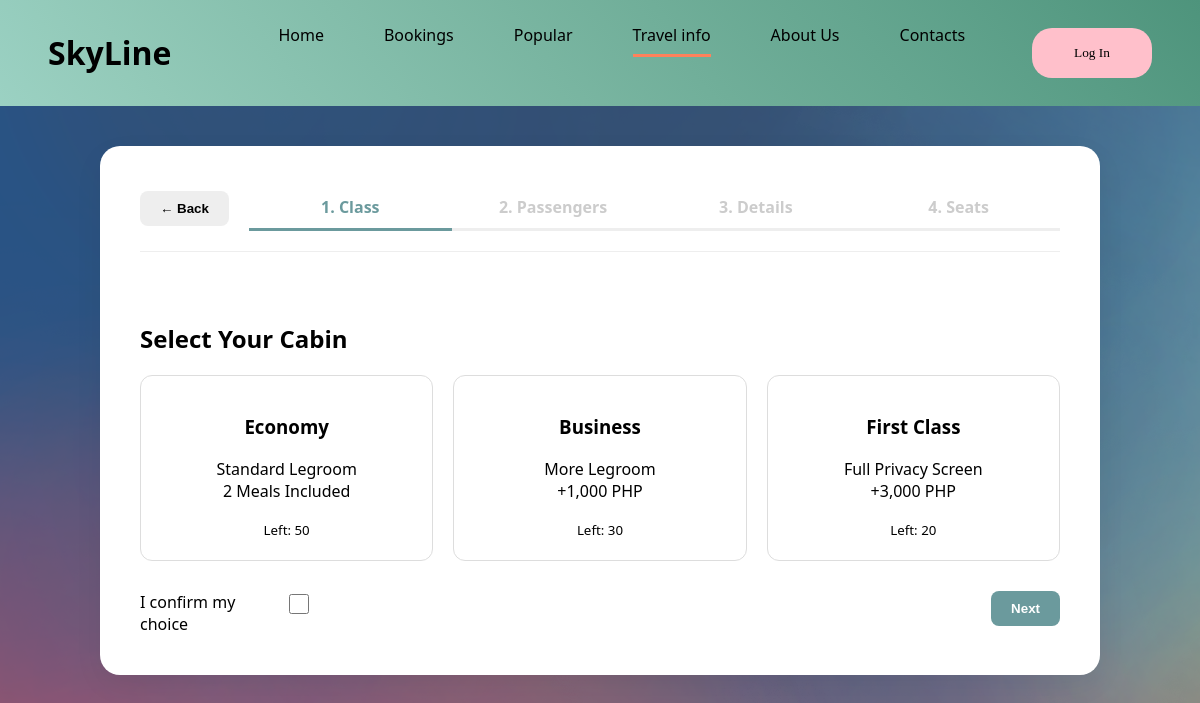
Page /book_flight/6 on the committed database.
### app.py (models this page shows)
class Flight(db.Model):
    id = db.Column(db.Integer, primary_key=True)
    from_country = db.Column(db.String(50), nullable=False)
    from_city = db.Column(db.String(50), nullable=False)
    to_country = db.Column(db.String(50), nullable=False)
    to_city = db.Column(db.String(50), nullable=False)
    dep_date = db.Column(db.String(20), nullable=False)
    dep_time = db.Column(db.String(20), nullable=False)
    ret_date = db.Column(db.String(20), nullable=False)
    ret_time = db.Column(db.String(20), nullable=False)
    duration = db.Column(db.String(20), nullable=False)
    tickets_economy = db.Column(db.Integer)
    tickets_business = db.Column(db.Integer)
    tickets_first = db.Column(db.Integer)
    price = db.Column(db.Float, nullable=False)
    promo_code = db.Column(db.String(50), nullable=False)
    trip_type=db.Column(db.String(50), nullable=False)

### app.py (the view)
@app.route('/book_flight/<int:flight_id>')
def book_flight(flight_id):
    flight = Flight.query.get_or_404(flight_id) #
    return render_template('checkout.html', flight=flight, calc_arrival=calculate_arrival)

### app.py (called while the page is built)
@app.after_request
def add_header(response):
    response.headers["Cache-Control"] = "no-cache, no-store, must-revalidate"
    response.headers["Pragma"] = "no-cache"
    response.headers["Expires"] = "0"
    return response

### templates/checkout.html (shortened to what this page needs)
<!DOCTYPE html>
<html lang="en">
<head>
    <link rel="stylesheet" href="{{ url_for('static', filename='style.css') }}">
    <link rel="stylesheet" href="{{ url_for('static', filename='checkout.css') }}">
</head>
<body>
<div class="nav">
            <div class="logo"><h1>SkyLine</h1></div>
            <ul class="nav-container">
                <li class="nav-buttons"><a href="{{ url_for('index') }}">Home<hr class="n1"></a></li>
                <li class="nav-buttons"><a href="{{ url_for('booking') }}">Bookings<hr class="n2"></a></li>
                <li class="nav-buttons"><a href="#">Popular<hr class="n3"></a></li>
                <li class="nav-buttons">
                    <a href="#">Travel info<hr class="n3" style="width: 100%;"></a>
                </li>
                <li class="nav-buttons"><a href="{{ url_for('about') }}#about">About Us<hr class="n4"></a></li>
                <li class="nav-buttons"><a href="{{ url_for('contact') }}#contact">Contacts<hr class="n5"></a></li>
            </ul>
            <div class="nav-auth">
                    {% if session['user_id'] %}
                        <div class="user-profile" style="display: flex; align-items: center; gap: 12px;">
                            <span class="user-name" style="color: white; font-family: 'Bookman Old Style'; font-weight: bold;">
                                Welcome, {{ session['first_name'] }}!
                            </span>
                            <div class="avatar-circle" style="width: 38px; height: 38px; background-color: #f0f0f0; border-radius: 50%; display: flex; align-items: center; justify-content: center;">
                                <svg viewBox="0 0 24 24" fill="#555" width="24px" height="24px">
                                    <path d="M12 12c2.21 0 4-1.79 4-4s-1.79-4-4-4-4 1.79-4 4 1.79 4 4 4zm0 2c-2.67 0-8 1.34-8 4v2h16v-2c0-2.66-5.33-4-8-4z"/>
                                </svg>
                            </div>
                            <a href="{{ url_for('logout') }}" style="color: #ff4d4d; font-size: 0.7rem; text-decoration: none; text-transform: uppercase; font-family: sans-serif; font-weight: bold;">Logout</a>
                        </div>
                    {% else %}
                        <button class="log-in">
                            <a style="font-family: 'Bookman Old Style';" href="{{ url_for('login') }}">Log In</a>
                        </button>
                    {% endif %}
            </div>
        </div>
<div class="booking-wrapper">
    <div class="nav-header">
        <button class="back-btn" onclick="goBack()">← Back</button>
        <div class="step-tabs">
            <div class="tab active" id="t1">1. Class</div>
            <div class="tab" id="t2">2. Passengers</div>
            <div class="tab" id="t3">3. Details</div>
            <div class="tab" id="t4">4. Seats</div>
        </div>
    </div>
    <form id="master_booking_form" action="{{ url_for('process_booking', flight_id=flight.id) }}" method="POST">
        <div class="step-content active" id="step1">
            <h2>Select Your Cabin</h2>
            <div class="tier-container">
                <div class="tier-box" onclick="setTier('economy', 0)">
                    <h3>Economy</h3>
                    <p>Standard Legroom<br>2 Meals Included</p>
                    <small>Left: {{ flight.tickets_economy }}</small>
                </div>
                <div class="tier-box" onclick="setTier('business', 1000)">
                    <h3>Business</h3>
                    <p>More Legroom<br>+1,000 PHP</p>
                    <small>Left: {{ flight.tickets_business }}</small>
                </div>
                <div class="tier-box" onclick="setTier('first', 3000)">
                    <h3>First Class</h3>
                    <p>Full Privacy Screen<br>+3,000 PHP</p>
                    <small>Left: {{ flight.tickets_first }}</small>
                </div>
            </div>
            <div style="display: inline-flex; height: fit-content;"><p style="width: 145px; padding: 0;margin: 0;">I confirm my choice</p><input type="checkbox" id="c1" style="padding: 0; height: 20px; width:20px;"> </div>
            <button type="button" class="back-btn" style="float:right; background:var(--primary); color:white;" onclick="nextStep(2)">Next</button>
        </div>
    </form>
</div>
</body>
</html>

### static/style.css (style rules this page uses)
html, body { margin: 0; padding: 0; background-color: rgb(255, 255, 255); font-family: 'Franklin Gothic Medium'; scroll-behavior: smooth; overflow-x: hidden; width: 100%; }
* { box-sizing: border-box; }
.nav { width: 100%; height: auto; min-height: 60px; background-image: linear-gradient(50deg, #b5eed1d0, #4e947c); display: flex; flex-wrap: wrap; align-items: center; justify-content: space-between; padding: 10px 4%; margin: 0 0; overflow: visible; }
.nav hr { height: 3px; border: none; background-color: #ff815b; width: 0px; transition: width 0.3s ease-out; }
.logo { margin: auto 0; }
.nav-container { width: auto; max-width: 100%; display: flex; gap: 20px; margin-top: 0; }
.nav-container, .nav-buttons, a { text-decoration: none; list-style-type: none; color: black; }
.log-in { width: 120px; height: 50px; background-color: pink; margin: auto 0; border: none; border-radius: 20px; }
.nav-buttons { position: relative; list-style: none; padding: 10px 20px; }

### static/checkout.css (style rules this page uses)
:root { --primary: #6b9a9d; --secondary: #4a6d70; --accent: #ff99cc; --occupied: #ff4d4d; --bg: #f0f4f4; }
body { background-image: url(images/booking.webp); font-family: 'Segoe UI', sans-serif; margin: 0; min-height: 120vh; }
.nav-header { display: flex; align-items: center; margin-bottom: 30px; gap: 20px; border-bottom: 1px solid #eee; padding-bottom: 20px; }
.back-btn { background: #eee; border: none; padding: 10px 20px; border-radius: 8px; cursor: pointer; font-weight: bold; transition: 0.3s; }
.booking-wrapper { max-width: 1000px; margin: 40px auto; padding: 40px; border-radius: 20px; background-color: rgb(255, 255, 255); box-shadow: 0 10px 30px rgba(0, 0, 0, 0.05); min-height: fit-content; }
.step-tabs { flex-grow: 1; display: flex; justify-content: space-around; }
.tab { padding: 10px; font-weight: bold; color: #ccc; border-bottom: 3px solid #eee; transition: 0.3s; flex: 1; text-align: center; }
.tab.active { color: var(--primary); border-bottom: 3px solid var(--primary); }
.step-content { display: none; padding-top: 20px; }
.step-content.active { display: block; }
.tier-container { display: flex; gap: 20px; margin-bottom: 30px; }
.tier-box { flex: 1; border: 1px solid #ddd; padding: 20px; border-radius: 12px; cursor: pointer; text-align: center; transition: 0.3s; }
input, select { padding: 12px; border: 1px solid #ddd; border-radius: 8px; width: 100%; }

### rows in the picture
Flight: tickets_economy "50", tickets_business "30", tickets_first "20"
